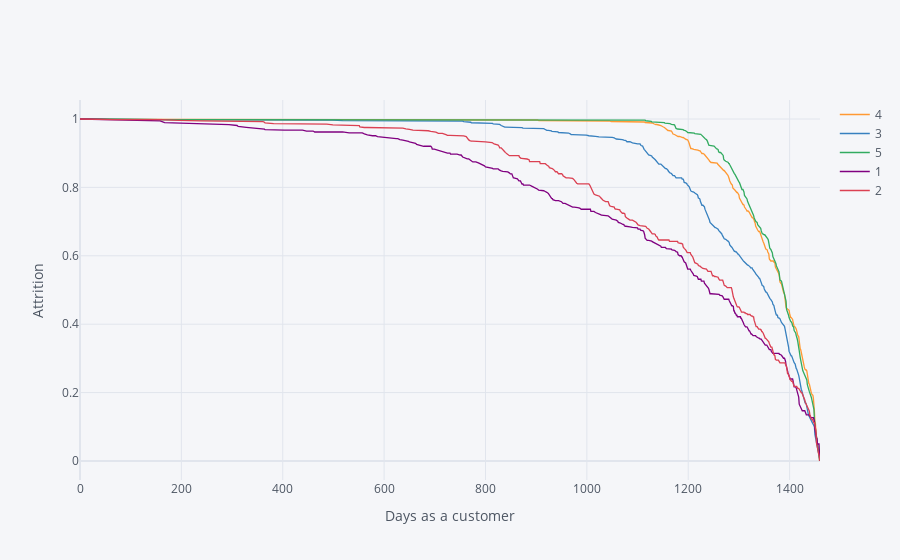

The cell this chart's notebook holds for it:
### Markdown cell above
The following graph shows that the more often customer order, the longer they stay a customer.

### Code cell
rates=survival(df_gr_ID, 'Frequency_qcut', 'Days_as_customer', 'Attrition')
rates.iplot(kind='line', xTitle='Days as a customer', yTitle='Attrition')

### Figure 1 — Plotly figure (JSON) as saved in the notebook; plotly's stock layout.template omitted (floating-point values rounded to 4 significant figures; data arrays with more than 128 entries replaced by an {"elided": "..."} marker saying what was removed)
{"data": [{"line": {"color": "rgba(255, 153, 51, 1.0)", "dash": "solid", "shape": "linear", "width": 1.3}, "mode": "lines", "name": "4", "text": "", "type": "scatter", "x": {"elided": "504 int values"}, "y": {"elided": "504 mixed values"}}, {"line": {"color": "rgba(55, 128, 191, 1.0)", "dash": "solid", "shape": "linear", "width": 1.3}, "mode": "lines", "name": "3", "text": "", "type": "scatter", "x": {"elided": "504 int values"}, "y": {"elided": "504 mixed values"}}, {"line": {"color": "rgba(50, 171, 96, 1.0)", "dash": "solid", "shape": "linear", "width": 1.3}, "mode": "lines", "name": "5", "text": "", "type": "scatter", "x": {"elided": "504 int values"}, "y": {"elided": "504 float values"}}, {"line": {"color": "rgba(128, 0, 128, 1.0)", "dash": "solid", "shape": "linear", "width": 1.3}, "mode": "lines", "name": "1", "text": "", "type": "scatter", "x": {"elided": "504 int values"}, "y": {"elided": "504 float values"}}, {"line": {"color": "rgba(219, 64, 82, 1.0)", "dash": "solid", "shape": "linear", "width": 1.3}, "mode": "lines", "name": "2", "text": "", "type": "scatter", "x": {"elided": "504 int values"}, "y": {"elided": "504 float values"}}], "layout": {"legend": {"bgcolor": "#F5F6F9", "font": {"color": "#4D5663"}}, "paper_bgcolor": "#F5F6F9", "plot_bgcolor": "#F5F6F9", "title": {"font": {"color": "#4D5663"}}, "xaxis": {"gridcolor": "#E1E5ED", "showgrid": true, "tickfont": {"color": "#4D5663"}, "title": {"font": {"color": "#4D5663"}, "text": "Days as a customer"}, "zerolinecolor": "#E1E5ED"}, "yaxis": {"gridcolor": "#E1E5ED", "showgrid": true, "tickfont": {"color": "#4D5663"}, "title": {"font": {"color": "#4D5663"}, "text": "Attrition"}, "zerolinecolor": "#E1E5ED"}}}
